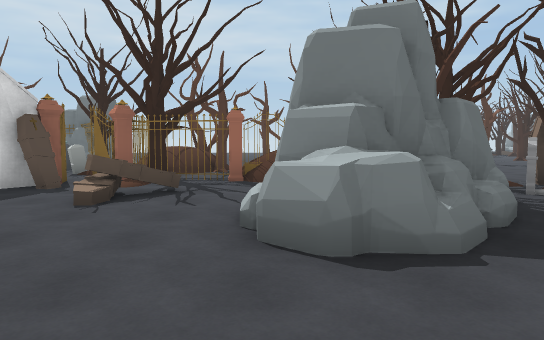
View 1 (above)

24 first-person views from a walk through a 3-D level made in the Unity game engine. The camera is 1.5 m above the floor, tilts 4° down and sees 70° across. The floor is counted in squares, 2 m on a side. Each view is taken from the middle of a square. On the plan, view 1 faces up. The plan holds only what a view shows up to about 12 squares ahead; the rest is blank. The place goes on beyond the plan. The player character is not drawn.

View 2
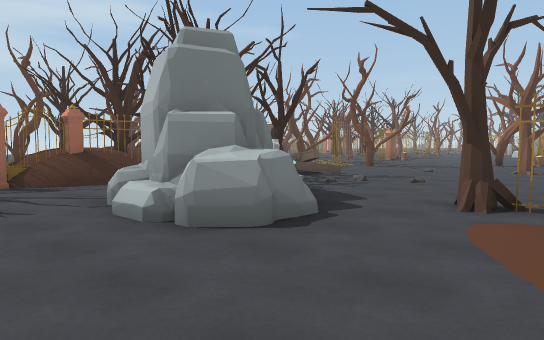

View 3
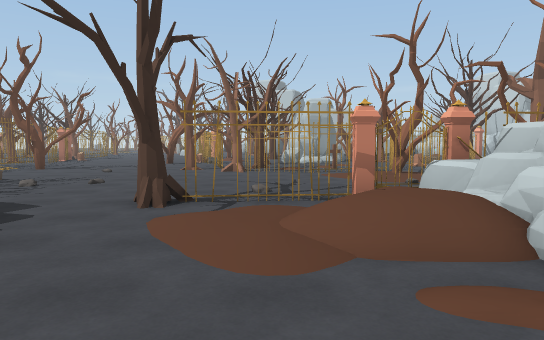

View 4
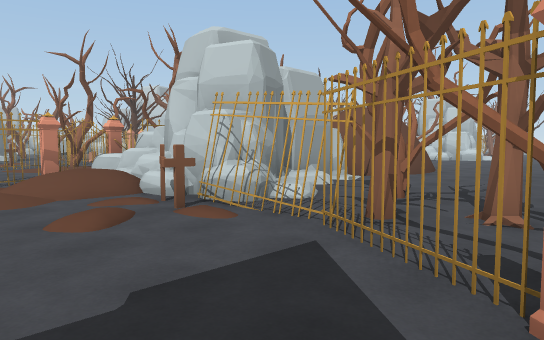

View 5
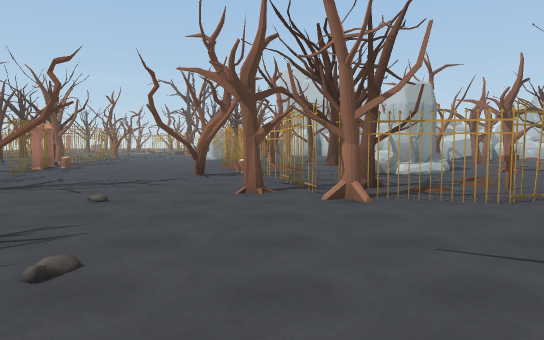

View 6
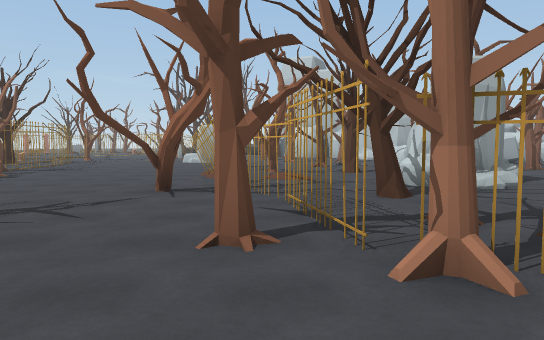

View 7
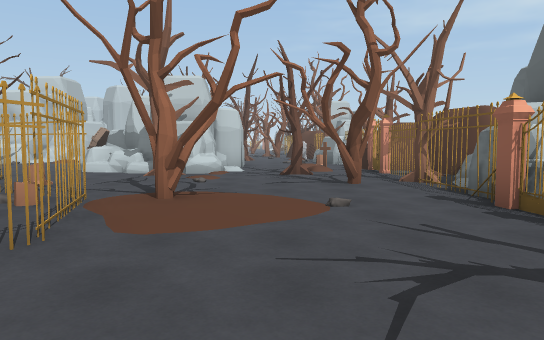

View 8
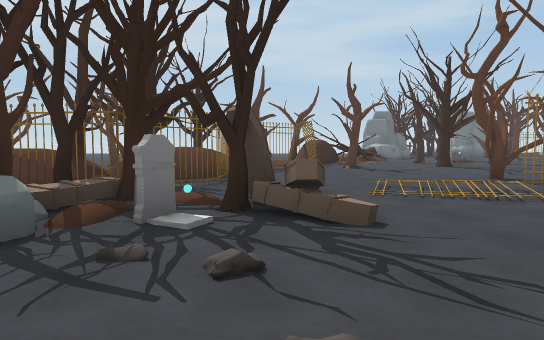

View 9
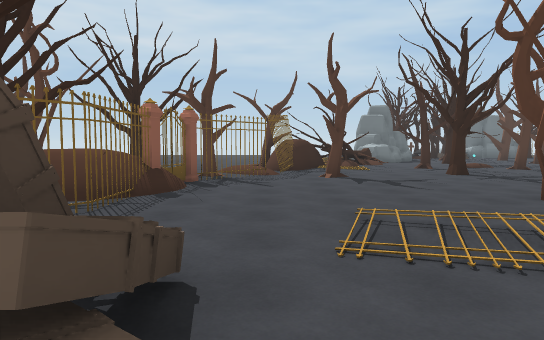

View 10
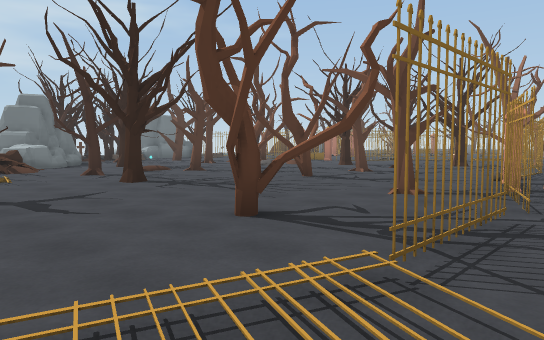

View 11
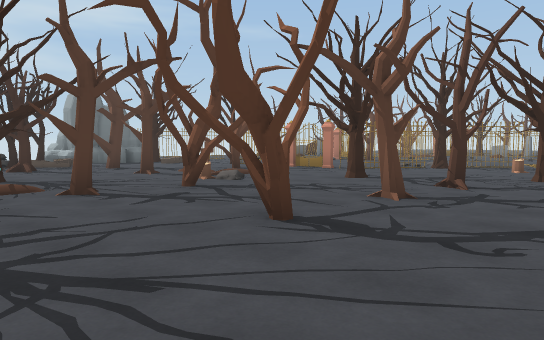

View 12
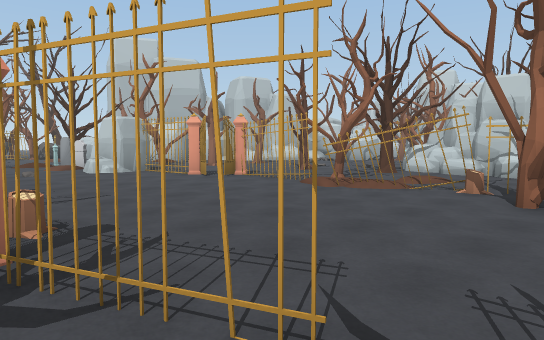

View 13
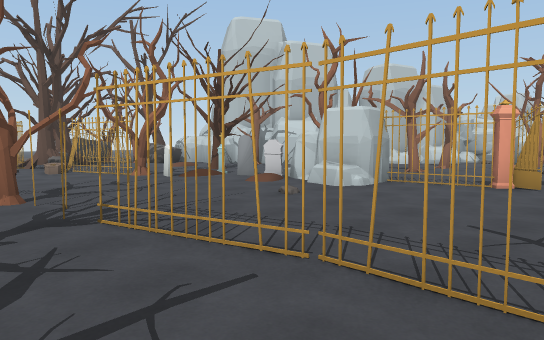

View 14
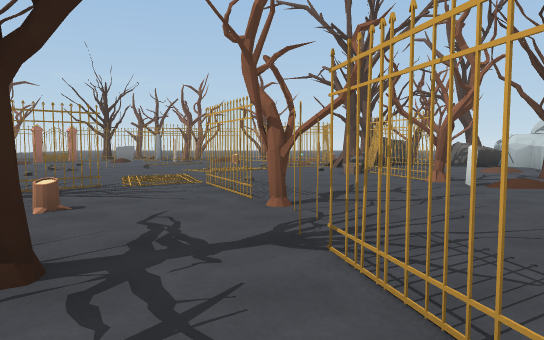

View 15
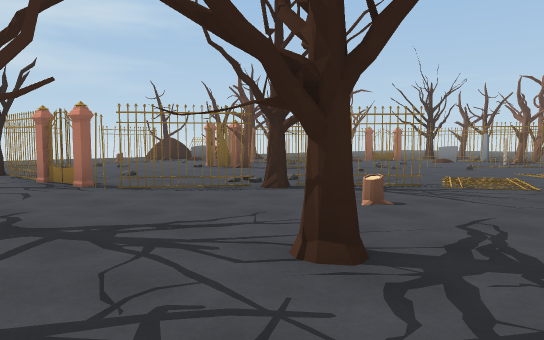

View 16
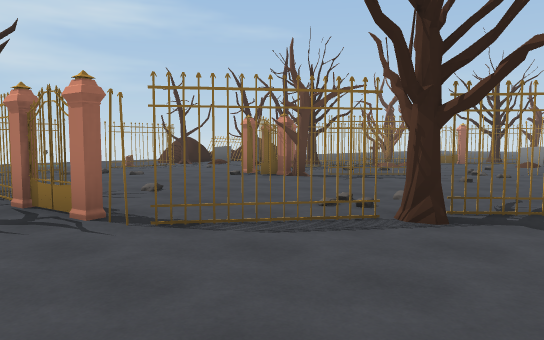

View 17
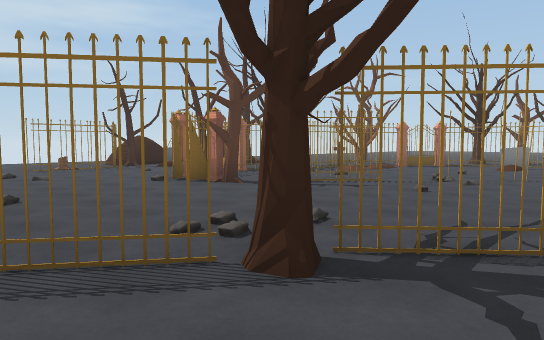

View 18
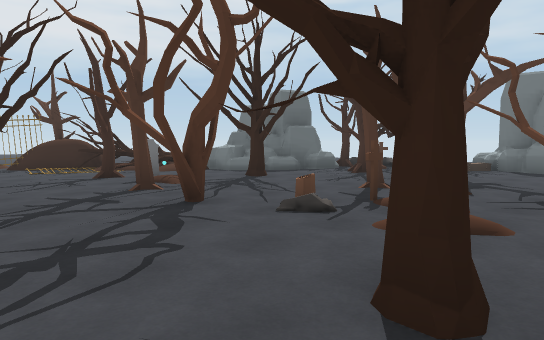

View 19
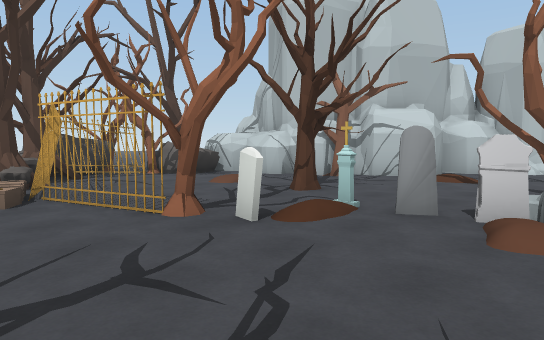

View 20
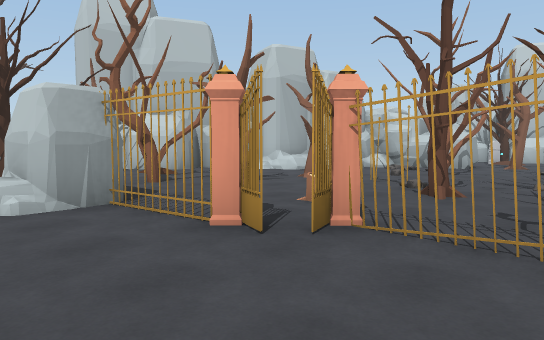

View 21
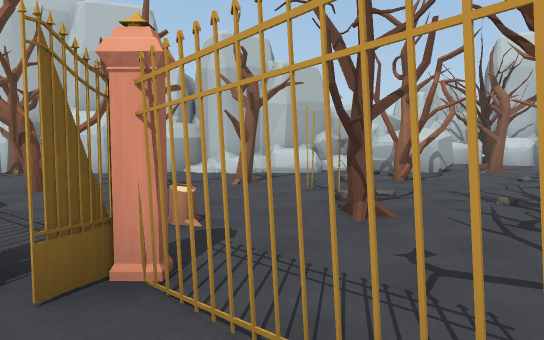

View 22
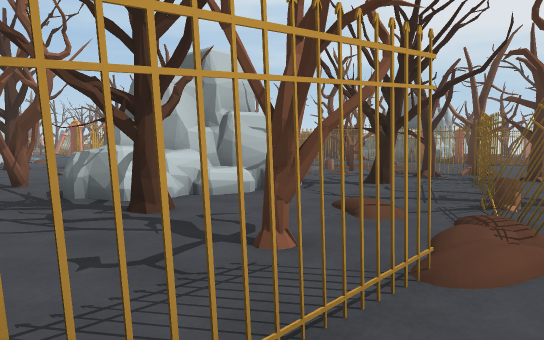

View 23
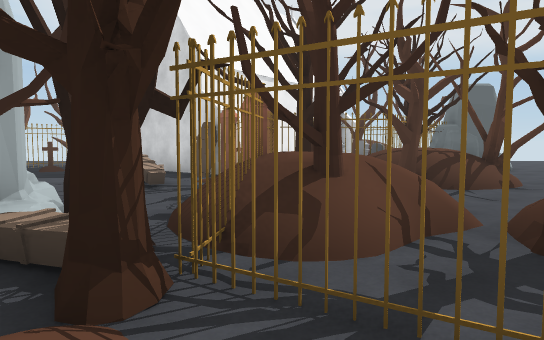

View 24
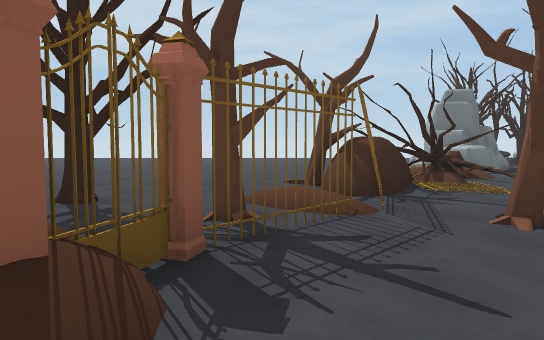

### Floor plan
Key: @ floor where view 1 was taken; # wall or solid block; x gap in a wall; . main floor; : floor 0.25 m higher than the main floor; + floor 1 m higher than the main floor; / step, stairs or slope; = window, fence, low wall or low ledge; ^ raised ledge; T tree; F fence; G gate; C coffin; R rock; O other object.
Columns run from 6 left of view 1 to 31 right of it. Each row starts with its distance up from view 1.
 23                   O/./..   .//....T
 22       ..   ..   ###.T...  .../....G.T
 21      ........   ##....T.. T......FF
 20      ........  /#=....... F....G#.. /O
 19       ....... /T=..T..T/TT#.....T.../F
 18       ....... T.......O/..G.....Ox....
 17        .....T#T...#...O//.F#......F...
 16        .....^#..T..T.T../..F.......O..
 15 ..      .T./F...........T...FT......O.
 14 ##..    ...TFT..T.............F......F
 13 ## ..    .GF........T.T.....O.........
 12 OT  T..   G.............T.............
 11 OTO///..+TF...............T...F.....
 10 O..F/T./TTF.....T..T.......FOT......
  9  O:TT.==T.F.........GGTxF.F.........F
  8   ##FGGFTF......F..F.O...........//RTO
  7 #OG...//TT O...T...............TTF.FFO
  6 ##O.C../T#OCT..T.....................T
  5 #...C.####O................###x......F
  4    ...###.........T..F...F.#  ..T./.RT
  3  .....##...........FF/#xG...........R#
  2 O/  ...........TFFF...T..O...T...T####
  1  . ...../T....T.........T...T../.##
  0   ....@//F....FT..T...T..O......##
 -1  GF..O.//G.........####...OT...##
 -2  TT###O#^G....FO...####.......##
 -3   TT ####F...T.O....#  T.T...^#
 -4   .TT.#  F......OF.T..TT.T..=#
 -5   ....#  T.T.....O.. ..T....##
 -6   ....# ^x.........  .. ..###
 -7   ....###FTT/.TT...O .. .T#
 -8    ...###G././##^=.GG.. ..
 -9    ...### ./. ###O..#T  ..
-10    ...     /.##          .T

Where each view was taken, in squares from view 1:
view 1: 0 up, 0 right, facing up
view 2: 0 up, 2 left, facing up-right
view 3: 0 up, 2 left, facing right
view 4: 1 up, 5 left, facing down-right
view 5: 2 up, 3 right, facing right
view 6: 2 up, 6 right, facing right
view 7: 2 up, 6 right, facing down
view 8: 2 up, 5 right, facing up
view 9: 5 up, 6 right, facing up
view 10: 7 up, 7 right, facing up-right
view 11: 10 up, 11 right, facing up-right
view 12: 9 up, 11 right, facing down-right
view 13: 11 up, 17 right, facing down-right
view 14: 10 up, 18 right, facing right
view 15: 10 up, 18 right, facing up-right
view 16: 13 up, 19 right, facing up-right
view 17: 13 up, 21 right, facing up-right
view 18: 13 up, 19 right, facing up-left
view 19: 9 up, 22 right, facing down-right
view 20: 6 up, 16 right, facing down-right
view 21: 4 up, 16 right, facing down-right
view 22: 4 up, 18 right, facing down-left
view 23: 8 up, 5 right, facing left
view 24: 10 up, 5 right, facing up
